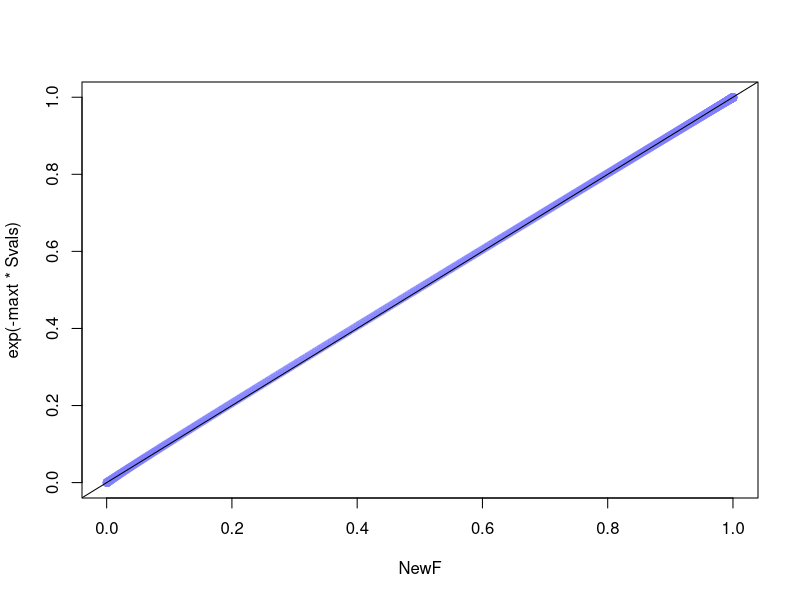

This figure's R source:
#  Forever and a day we've been evolving F as:
#	d F(s) /dt = -s F 
#  The goal here is to work out toy software to evolve the PDE:
#	\frac{\partial^2 F}{\partial t \partial s} =  -F(s) -s \partial F/\partial s


#One set of ss for everything
NUMSVALS=1000
C <- 0.01
Smin <- 0.001
deltas <- 0.01
Svals <- Smin*(1+C)^(0:(NUMSVALS-1))
# does this work way better with linear s?
#Svals <- seq(from=Smin, to=Smin+deltas*NUMSVALS,by=deltas)
# this is delta n.
dlogs <- 1
log1pc <- log(1+C)
ns <- 1:NUMSVALS
print(paste("min time constant is", min(1/Svals)))
print(paste("max time constant is", max(1/Svals)))

# let's choose a delta t
DELTFRAC <- .1
delt <- min(DELTFRAC/Svals)
NUMSTEPS <- 100
maxt <- NUMSTEPS*delt
times <- seq(0,maxt,by=delt)

# initializing F to be all 1.  We will decay.
Fvals <- array(1, length(Svals))

#	\frac{\partial^2 F}{\partial t \partial s} =  -F(s) -s \partial F/\partial s
getnewFPDE <- function(OldF, delt){
	# Let's figure out the partial
	partial <- array(NA,length(OldF)) 
	delS <- array(NA,length(OldF)) 
	rhs <- array(NA,length(OldF))
	# now the first index, partial[2] holds OldF[3] - OldF[1]
	for(i in 2:(length(OldF))){
		delS[i] <- (Svals[i] - Svals[i-1])
		# leaving out the delS because i'm going to multiply the rhs
		# by delS in a minute
		#partial[i-1] <- (OldF[i+1] - OldF[i-1])/delS[i-1]
		partial[i] <- (OldF[i] - OldF[i-1])
		# pre-multiplying the delS onto OldF for Euler method.
		rhs[i] <- OldF[i]* delS[i] + partial[i]
	}
	#test <<- partial
	# the Rhs is multiplied by \partial t and \partial s.
	# Using Euler method
	rhs <- rhs*(-delt)
	# now we want to assign newF.  
	newF <- array(NA, length(OldF))
	# This is the slowest time constant
	newF[1] <- 1
	# going forwards
	#... should really go backwards setting F(s=\infty) = 0 as boundary
	#condition.
	for(i in 2:(length(OldF))){
#		newF[i+1] - newF[i-1] - (OldF[i+1] - OldF[i-1])  = rhs[i]
		newF[i] = rhs[i] +  newF[i-1] +  (OldF[i] - OldF[i-1])
	}	
	return(newF)
}

#\frac{\partial^2 F}{\partial t \partial s} =  -F(s) -s \partial F/\partial s
# version of the PDE that evolves as a function of cell number, rather than s.
# Cell number n = \log_{1+c} s + \log_{1+c}[s_1]
# dn/ds = 1/(s * log 1+c) ; 
# s = (1+c)^n = e^(n log 1+c); ds/dn = log (1+c) s (as it should!)
# So, \partial/\partial n = log (1+c) s \partial / \partial s =  and 
# \partial / \partial s = 1/(s log 1+c)  \partial/\partial n
# eq is:
# 1/(s * log(1+c) \frac{\partial^2 F}{\partial t \partial n} 
	# =  -F(s) - 1/log(1+c) \partial F/\partial n
# or
# \frac{\partial^2 F}{\partial t \partial n} =  -s log(1+c)F(s) -s\partial F/\partial n
getnewFPDEn <- function(OldF, delt){
	# Let's figure out the partial
	partial <- array(NA,length(OldF)) 
	
	rhs <- array(NA,length(OldF))
	# now the first index, partial[2] holds OldF[3] - OldF[1]
	for(i in 2:(length(OldF))){
		# leaving out the delS because i'm going to multiply the rhs
		# by delS in a minute
		#partial[i-1] <- (OldF[i+1] - OldF[i-1])/delS[i-1]
		partial[i] <- (OldF[i] - OldF[i-1])
		# pre-multiplying the delS onto OldF for Euler method.
		# dlogs is a constant for n
		rhs[i] <- Svals[i] * (OldF[i]* log1pc * dlogs + partial[i])
	}
	#test <<- partial
	# the Rhs is multiplied by \partial t and \partial s.
	# Using Euler method
	rhs <- rhs*(-delt)
	# now we want to assign newF.  
	newF <- array(NA, length(OldF))
	# This is the slowest time constant
	newF[1] <- 1
	# going forwards
	for(i in 2:(length(OldF))){
#		newF[i+1] - newF[i-1] - (OldF[i+1] - OldF[i-1])  = rhs[i]
		newF[i] = rhs[i] +  newF[i-1] +  (OldF[i] - OldF[i-1])
	}	
	return(newF)
}

OldF <- Fvals
for(time in times){
	NewF <- getnewFPDEn(OldF,delt)
	OldF <- NewF
}
# see if this worked.  If things went according to plan, 
#	 F(s) = e^{-maxt s} 
# So, this plot should give a line with slope 1 and intercept zero.
plot(NewF,exp(-maxt*Svals), type="p", pch=19, col=rgb(0.5,0.5,1.0,0.5))
# to compare the two
abline(0,1)
write.csv(NewF, file = "R_generated_F.csv")
